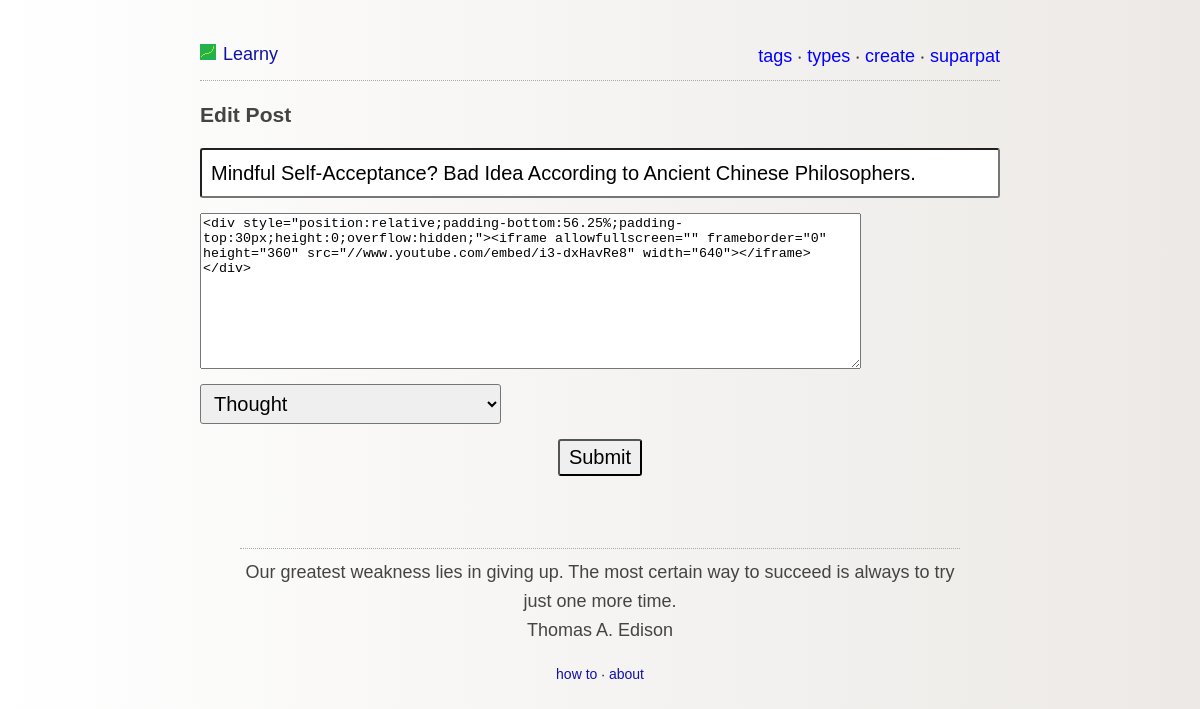
The page /edit_post.php?id=8 (signed in) on the database its author committed.
### tables this page shows
CREATE TABLE IF NOT EXISTS `users` (
  `uid` int(11) NOT NULL AUTO_INCREMENT,
  `username` varchar(25) NOT NULL,
  `password` varchar(255) NOT NULL,
  `email` varchar(100) NOT NULL,
  `created_at` timestamp NOT NULL DEFAULT CURRENT_TIMESTAMP,
  PRIMARY KEY (`uid`),
  UNIQUE KEY `username` (`username`),
  UNIQUE KEY `email` (`email`)
);

CREATE TABLE IF NOT EXISTS `posts` (
  `id` int(11) NOT NULL AUTO_INCREMENT,
  `subject` varchar(300) NOT NULL,
  `content` text NOT NULL,
  `uid` int(11) NOT NULL,
  `votes` int(11) NOT NULL DEFAULT '0',
  `created_at` timestamp NOT NULL DEFAULT CURRENT_TIMESTAMP,
  `updated_at` timestamp NULL DEFAULT CURRENT_TIMESTAMP ON UPDATE CURRENT_TIMESTAMP,
  PRIMARY KEY (`id`),
  KEY `author` (`uid`)
);

### lib/userClass.php (called while the page is built, shortened)
<?php
	class userClass{
		public function userDetails($uid){
			try{
				$db = getDB();
				$stmt = $db->prepare("SELECT uid,email,username,users.created_at FROM users WHERE uid=:uid");
				$stmt->bindParam("uid", $uid,PDO::PARAM_INT);
				$stmt->execute();
				$data = $stmt->fetch(PDO::FETCH_OBJ);
				return $data;
			}
			catch(PDOException $e) {
				echo '{"error":{"text":'. $e->getMessage() .'}}';
			}
		}
	}
?>

### lib/config.php (called while the page is built, shortened)
<?php
	function isLoggedIn(){
		if(empty($_SESSION['uid'])){
			return false;
		}
		else{
			$session_uid=$_SESSION['uid'];
			include('userClass.php');
			$userClass = new userClass();
			$userDetails = $userClass->userDetails($session_uid);
			return true;
		}
	}
	$isLoggedIn = isLoggedIn();
?>

### lib/postClass.php (called while the page is built, shortened)
<?php
	require_once(__DIR__.'/typeClass.php');
	class postClass{
		public function fetchAPost($id){
			try{
				$db = getDB();
				$stmt = $db->prepare("
					SELECT posts.id AS id,
					posts.subject AS subject,
					posts.content AS content,
					posts.uid AS uid,
					users.username AS username,
					posts.created_at AS created_at,
					posts.updated_at AS updated_at,
					types.name AS type
					FROM posts
					INNER JOIN users ON posts.uid=users.uid
					INNER JOIN posts_type ON posts.id=posts_type.post_id
					INNER JOIN types ON types.id=posts_type.type_id
					WHERE posts.id=:id");
				$stmt->bindParam("id", $id,PDO::PARAM_STR);
				$stmt->execute();
				$data = $stmt->fetch(PDO::FETCH_OBJ);
				return $data;
			}
			catch(PDOException $e) {
				echo '{"error":{"text":'. $e->getMessage() .'}}';
			}
		}
	}
?>

### lib/typeClass.php (called while the page is built, shortened)
<?php
class typeClass{
	public function fetchTypes(){
		try{
			$db = getDB();
			$stmt = $db->prepare("SELECT id, name FROM types");
			$stmt->execute();
			$data = $stmt->fetchAll(PDO::FETCH_OBJ);
			return $data;
		}
		catch(PDOException $e){
			echo '{"error":{"text":'. $e->getMessage() .'}}';
		}
	}
}
?>

### edit_post.php (the view, shortened to what this page needs)
<?php
	require_once("lib/config.php");
	require_once('lib/postClass.php');
	require_once('lib/typeClass.php');
	$postClass = new postClass();
	$typeClass = new typeClass();
	$types = $typeClass->fetchTypes();
	if(!$isLoggedIn){
		$url=BASE_URL.'error_not_login.php';
		header("Location: $url");
	}else{
		if (!empty($_POST['postSubmit'])&&isset($_POST['subject'])&&isset($_POST['editor'])&&isset($_POST['type'])&&isset($_SESSION['uid']))
		{
			$subject = $_POST['subject'];
			$content = $_POST['editor'];
			$type = $_POST['type'];
			$author = $_SESSION['uid'];
			$postId = $_POST['id'];
			if(isset($_POST['tags'])){
				$tags = $_POST['tags'];
			}
			else{
				$tags = [];
			}
			if(strlen(trim($subject)) > 1 && strlen(trim($content)) > 1 && strlen(trim($type))){
				$result=$postClass->editPost($postId, $subject, $content, $type, $author, $tags);
				if($result){
					$url=BASE_URL.'post.php?id='.$postId;
					header("Location: $url");
				}
				else{
					$errorEditPostMessage="Problem editing post...";
				}
			}else{
				$errorEditPostMessage="Please make sure there are no empty fields.";
			}
			exit();
		}else{
			if(isset($_GET['id'])){
				$post = $postClass->fetchAPost($_GET['id']);
			}
		}
	}
?>
<html>
	<head>
        <?php include 'partials/header.php' ?>
        <link rel="stylesheet" type="text/css" href="js/jquery-ui/jquery-ui.css">
        <link rel="stylesheet" type="text/css" href="lib/vendor/aehlke-tag-it/css/jquery.tagit.css">
	</head>
	<body>
		<div id="content">
			<?php include 'partials/top_menu.php' ?>
			<header>
				<h3>Edit Post</h3>
			</header>
            <div>
                <form action="edit_post.php" method="post">
                    <input class="input-default-format form-input" type="text" name="subject" placeholder="Type your subject" value=<?php if(isset($_POST['subject'])) {echo '"'.htmlentities ($_POST['subject']).'"'; } else{echo '"'.htmlentities($post->subject).'"';} ?>>
                    <textarea name="editor" id="create_editor" rows="10" cols="80"><?php if(isset($_POST['editor'])) {echo $_POST['editor']; } else{echo $post->content;}?></textarea>
					<div style="width:100%; overflow:hidden; display:flex;">
						<select name="type" class="input-default-format" id="post_type_select">
							<?php
								foreach($types as $type){
									echo "<option value='$type->id'".(($post->type==$type->name)?"selected":"").">$type->name</option>";
								}
							?>
						</select>
		                <ul id="tag_input">
		                </ul>
					</div>
	                <div style="text-align:center;">
		                <input class="input-default-format" id="create-submit-button" type="submit" name="postSubmit" value="Submit">
					</div>
				</form>
            </div>
			<?php include 'partials/quote_block.php' ?>
			<?php include 'partials/footer.php' ?>
        </div>
	</body>
</html>

### partials/top_menu.php (shortened to what this page needs)
<div id="banner">
	<div id="logo">
	    <a href="index.php">
	    <img src="img/logo.png" class="pin_logo">
	    </a>
		<a id="pinboard_name" href="index.php">Learny</a>
	</div>
	<div id="top_menu">
		<a href="browse_by_tag.php">tags</a>
		&#8231;
		<a href="browse_by_type.php">types</a>
		&#8231;
		<?php
		    if(!$isLoggedIn){
				echo "<a href='register.php'>register</a>";
				echo "\n&#8231;\n";
		    	echo "<a href='login.php'>log in</a>";
		    }else{
		    	echo "<a href='create.php'>create</a>";
		    	echo "\n&#8231;\n";
		    	echo "<a href='profile.php'>$userDetails->username</a>";
		    }
		?>
	</div>
</div>

### css/style.css (style rules this page uses)
body { background: #ECE9E6; background: -webkit-linear-gradient(to left, #ECE9E6 , #FFFFFF); background: linear-gradient(to left, #ECE9E6 , #FFFFFF); margin:40px auto; max-width:800px; line-height:1.6; font-size:18px; font-family: helvetica, sans-serif; color:#444; padding:0 10px; word-wrap: break-word; }
img { max-width: 100% !important; height: auto !important; }
input, textarea { max-width:100% }
h1,h2,h3,h4 { line-height:1.2; }
a { text-decoration:none; color:#11a; }
#banner { border-bottom: 1px dotted #aaa; margin-bottom: 0.7em; padding-bottom: 9px; text-align: left; }
#logo { float: left; color: #aaa; }
.pin_logo { margin-right: 2px; }
#top_menu { margin-top: 2px; float: right; }
#top_menu a { color:blue; }
.input-default-format { font-size: 20px; border-radius: 3px; padding: 5px 9px; }
.form-input { width: 100%; margin-bottom: 15px; height: 50px; }
#post_type_select { margin-top: 15px; width:40%; float:left; height: 40px; }
#tag_input { margin-top: 15px; margin-left: 10px; float:left; width:60%; }
#create-submit-button { margin-top: 15px; }

### rows shown on the page
users: username "suparpat"
posts: subject "Mindful Self-Acceptance? Bad Idea According to Ancient Chinese Philosophers.", editor "<div style=\"position:relative;padding-bottom:56.25%;padding-top:30px;height:0;overflow:hidden;\"><iframe allowfullscreen=\"\" frameborder=\"0\" height=\"360\" src=\"//www.youtube.com/embed/i3-dxHavRe8\" width=\"640\"></iframe></div>"

### other values the page prints
$quote "Our greatest weakness lies in giving up. The most certain way to succeed is always to try just one more time."
$quote_author "Thomas A. Edison"
form field type "Thought"
